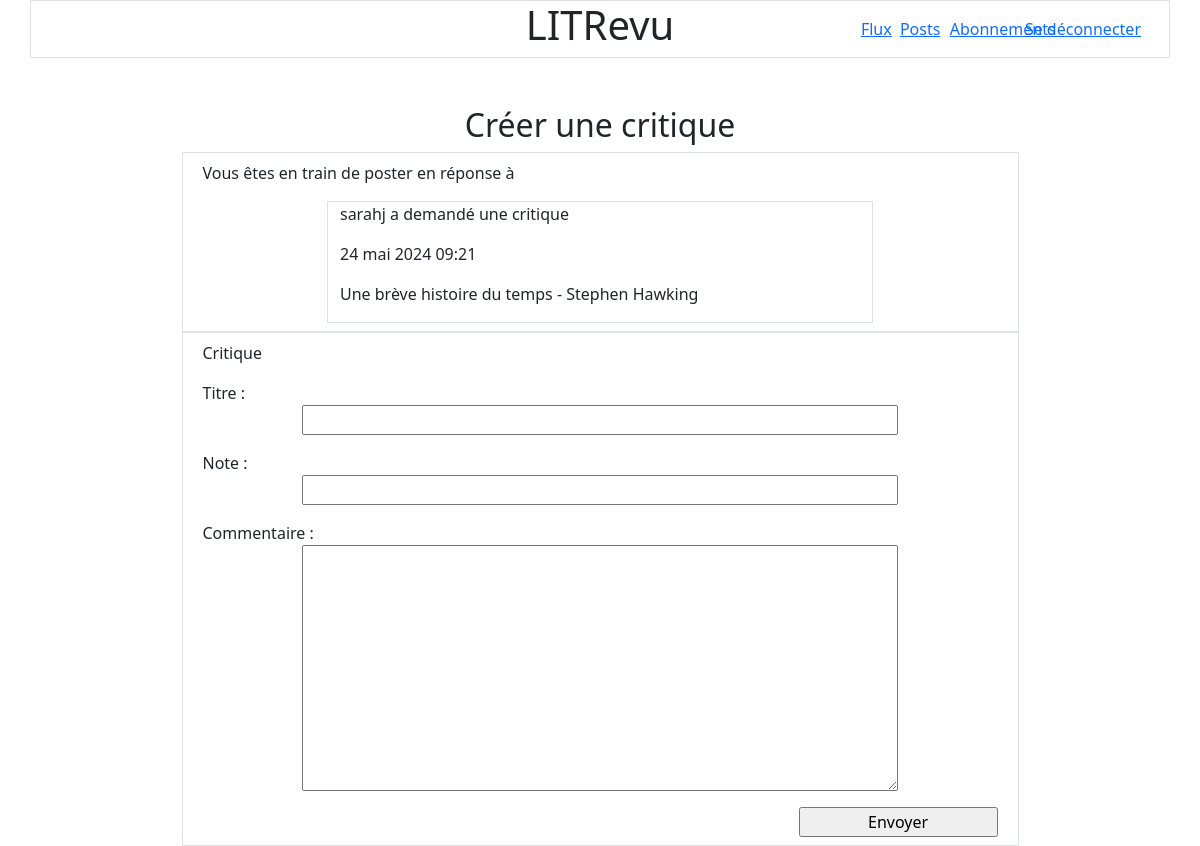
The page /reviews/create/ticket_4/ (signed in) on the database its author committed.
### review/models.py (models this page shows)
class Ticket(models.Model):
    title = models.CharField(max_length=128, verbose_name="Titre")
    description = models.TextField(max_length=2048, blank=True)
    user = models.ForeignKey(settings.AUTH_USER_MODEL, on_delete=models.CASCADE)
    image = models.ImageField(null=True, blank=True)
    time_created = models.DateTimeField(auto_now_add=True)

### authentication/models.py (models this page shows)
class User(AbstractUser):
    pass

### review/views.py (the view, shortened to what this page needs)
# urls.py: path("reviews/create/ticket_<int:ticket_id>/", views.create_review, name="create_review"),
@login_required
def create_review(request, ticket_id):
    ticket = models.Ticket.objects.get(id=ticket_id)
    form = forms.ReviewForm()
    return render(request, "review/create_review.html", {'form': form, 'ticket': ticket})

### review/forms.py
class ReviewForm(forms.ModelForm):
    class Meta:
        model = models.Review
        exclude = ("user", "ticket")
        widgets = {
            "headline": forms.TextInput(attrs={"class": "d-block w-75 m-auto"}),
            "rating": forms.NumberInput(attrs={"class": "d-block w-75 m-auto"}),
            "body": forms.Textarea(attrs={"class": "d-block w-75 m-auto"}),
        }

### review/templates/review/create_review.html (shortened to what this page needs)
{% extends 'base.html' %}
{% block content %}
    <h2 class="text-center mt-5">Créer une critique</h2>
    <div class="row border w-75 m-auto p-2">
        <p>Vous êtes en train de poster en réponse à</p>
        <div class="col-8 offset-2 border">
            {% if ticket.user == user %}
                <p>Vous avez demandé une critique</p>
            {% else %}
                <p>{{ ticket.user }} a demandé une critique</p>
            {% endif %}
            <p>{{ ticket.time_created }}</p>
            <p>{{ ticket.title }}</p>
        </div>
    </div>
    <div class="row border w-75 m-auto p-2">
        <p>Critique</p>
        <form method="post">
            {{ form.as_p }}
            <input class="col-3 offset-9" type="submit" value="Envoyer">
        </form>
    </div>
{% endblock %}

### rows shown on the page
Ticket: user "sarahj", time_created "24 mai 2024 09:21", title "Une brève histoire du temps - Stephen Hawking"
